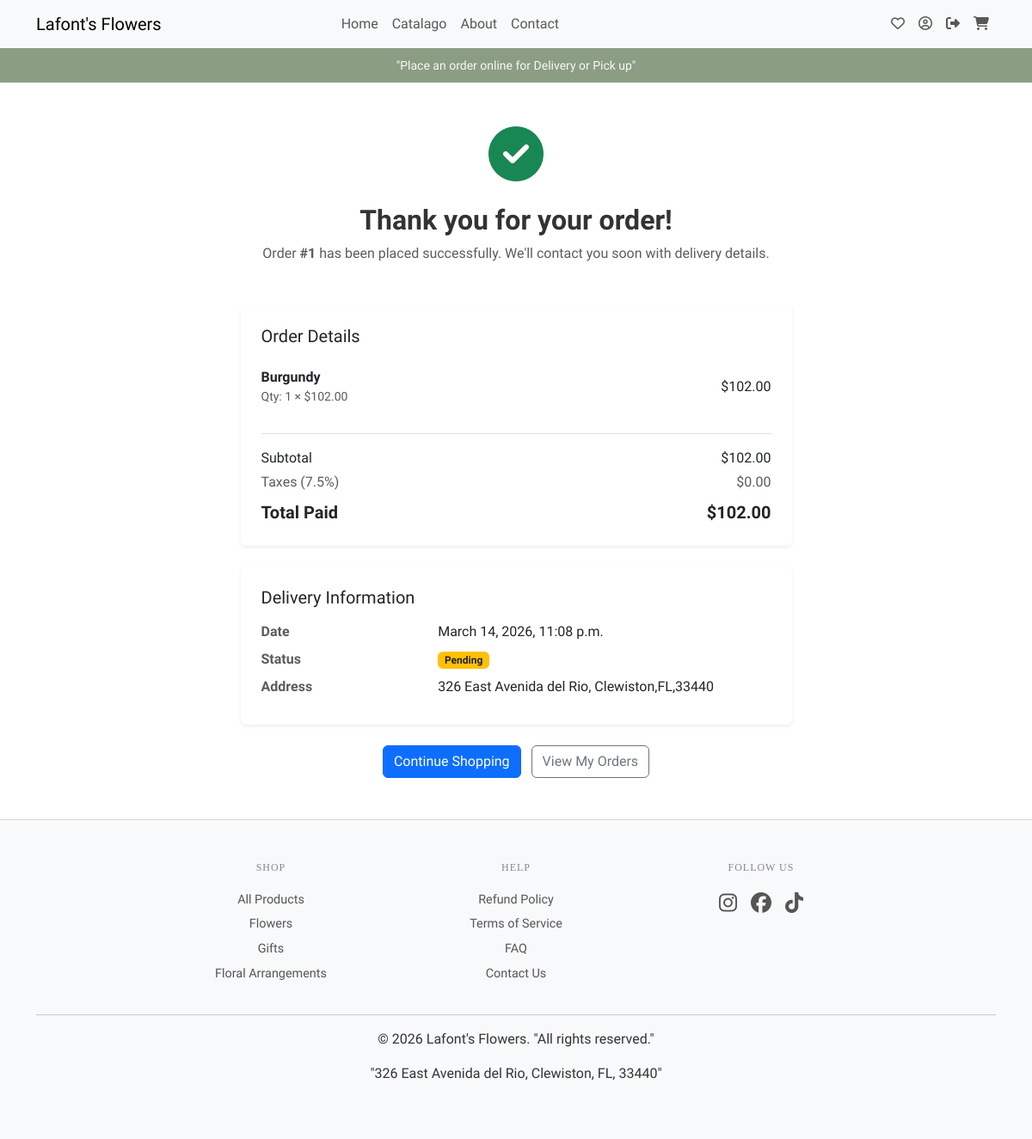
Page /store/confirmation/1/ (signed in) on the committed database.
### store/models.py (models this page shows, shortened)
class Order(models.Model):
    customer = models.ForeignKey(Customer, on_delete=models.CASCADE, related_name='orders')
    purchase_date = models.DateTimeField(auto_now_add=True)
    total = models.DecimalField(max_digits=10, decimal_places=2, default=0.00)
    status = models.CharField(max_length=50, choices=[('pending', 'Pending'), ('shipped', 'Shipped'), ('completed', 'Completed')], default='pending')
    delivery_address = models.CharField(max_length=500, blank=True, default='')
    notes = models.TextField(blank=True, default='')
    stripe_session_id = models.CharField(max_length=200, blank=True, default='', db_index=True)

class OrderDetail(models.Model):
    order = models.ForeignKey(Order, on_delete=models.CASCADE)
    product = models.ForeignKey(Product, on_delete=models.PROTECT)
    quantity = models.PositiveIntegerField()
    price = models.DecimalField(max_digits=10, decimal_places=2)  # Price at the time of purchase.
    def subtotal(self):
        return self.quantity * self.price

class Product(models.Model):
    TYPE_CHOICES = [
        ('Roses', 'Roses'),
        ('Spray Roses', 'Spray Roses'),
        ('6 Roses Bqt', '6 Roses Bouquets'),
        ('1 St Rose Bqt', 'Rose Bouquets'),
        ('Bouquets 12 Stem', 'Bouquets 12 Stem'),
        ('Carnations', 'Carnations'),
        ('Mini Carnations', 'Mini Carnations'),
        ('Dianthus', 'Dianthus'),
        ('Statice', 'Statice'),
        ('Snapdragons', 'Snapdragons'),
        ('Asters', 'Asters'),
        ('Gypsophilia', 'Gypsophilia'),
        ('Lilies Oriental', 'Lilies Oriental'),
        ('Lilies L.A. Hybrid', 'Lilies L.A. Hybrid'),
        ('Hydrangeas', 'Hydrangeas'),
        ('Alstromeria', 'Alstromeria'),
        ('Hypericum', 'Hypericum'),
        ('Pom Poms', 'Pom Poms'),
        ('Mums Fuji or Cremon', 'Mums Fuji or Cremon'),
        ('Supermums', 'Supermums'),
        ('Limonium', 'Limonium'),
        ('Sinensis', 'Sinensis'),
    ]
    name = models.CharField(max_length=100)
    pack_quantity = models.CharField(max_length=50, choices=[('175','175'), ('200','200'), ('250','250'), ('120','120'), ('30','30'), ('32','32'), ('15','15'),('16','16'),('18','18'),('80','80'),('12','12'),('10','10'),('13','13'),('40','40'),('70','70'),('34','34'),('50','50'),('9','9'),('90','90'),('14','14')])
    type = models.CharField(max_length=50, choices=TYPE_CHOICES, default='Roses')
    unit_price = models.DecimalField(max_digits=10, decimal_places=2)
    description = models.TextField()
    color=models.CharField(max_length=100)
    is_available = models.BooleanField(default=True)
    url_image=models.URLField(blank=True)
    code=models.CharField(max_length=100,default='')
    grade=models.CharField(max_length=100, blank=True, default='')
    pack_unit= models.CharField(max_length=4, choices=[('st', 'st'),('bu','bu')], blank=True, default='')

### store/views.py (the view)
# urls.py: path('confirmation/<int:pk>/', confirmation_view, name='confirmation'),
def confirmation_view(request, pk):
    order = get_object_or_404(Order, pk=pk)
    if not request.user.is_staff:
        customer = Customer.objects.filter(user=request.user).first()
        if not customer or order.customer != customer:
            raise Http404
    order_items = order.orderdetail_set.select_related("product").all()
    order_subtotal = sum((item.subtotal() for item in order_items), Decimal("0.00"))
    order_tax = (order.total - order_subtotal).quantize(Decimal("0.01"), rounding=ROUND_HALF_UP)
    if order_tax < 0:
        order_tax = Decimal("0.00")
    return render(request, "store/confirmation.html", {
        "order": order,
        "order_items": order_items,
        "order_subtotal": order_subtotal,
        "order_tax": order_tax,
        "tax_rate_percent": "7.5",
    })

### store/templates/store/confirmation.html (shortened to what this page needs)
{% extends "store/layout.html" %}
{% block body %}
<section class="py-5">
	<div class="container">
		<div class="row justify-content-center">
			<div class="col-12 col-lg-7">
				<div class="text-center mb-5">
					<div class="display-3 text-success mb-3">
						<i class="fa-solid fa-circle-check"></i>
					</div>
					<h2 class="fw-bold">Thank you for your order!</h2>
					<p class="text-muted">Order <strong>#{{ order.id }}</strong> has been placed successfully. We'll contact you soon with delivery details.</p>
				</div>
				<div class="card border-0 shadow-sm mb-4">
					<div class="card-body p-4">
						<h5 class="mb-3">Order Details</h5>
						<ul class="list-group list-group-flush mb-4">
							{% for item in order_items %}
							<li class="list-group-item px-0 d-flex justify-content-between align-items-center">
								<div>
									<span class="fw-semibold">{{ item.product.name }}</span>
									<span class="text-muted small d-block">Qty: {{ item.quantity }} &times; ${{ item.price }}</span>
								</div>
								<span>${{ item.subtotal }}</span>
							</li>
							{% endfor %}
						</ul>
						<div class="border-top pt-3">
							<div class="d-flex justify-content-between mb-1">
								<span>Subtotal</span>
								<span>${{ order_subtotal }}</span>
							</div>
							<div class="d-flex justify-content-between mb-2 text-muted">
								<span>Taxes ({{ tax_rate_percent }}%)</span>
								<span>${{ order_tax }}</span>
							</div>
							<div class="d-flex justify-content-between fw-bold fs-5">
								<span>Total Paid</span>
								<span>${{ order.total }}</span>
							</div>
						</div>
					</div>
				</div>
				<div class="card border-0 shadow-sm mb-4">
					<div class="card-body p-4">
						<h5 class="mb-3">Delivery Information</h5>
						<dl class="row mb-0">
							<dt class="col-sm-4 text-muted">Date</dt>
							<dd class="col-sm-8">{{ order.purchase_date|date:"N j, Y, g:i a" }}</dd>
							<dt class="col-sm-4 text-muted">Status</dt>
							<dd class="col-sm-8">
								<span class="badge bg-warning text-dark text-capitalize">{{ order.get_status_display }}</span>
							</dd>
							{% if order.delivery_address %}
							<dt class="col-sm-4 text-muted">Address</dt>
							<dd class="col-sm-8">{{ order.delivery_address }}</dd>
							{% endif %}
						</dl>
					</div>
				</div>
				<div class="text-center">
					<a href="{% url 'catalog' %}" class="btn btn-primary me-2">Continue Shopping</a>
					<a href="{% url 'profile' %}" class="btn btn-outline-secondary">View My Orders</a>
				</div>
			</div>
		</div>
	</div>
</section>
{% endblock %}

### store/static/store/css/style.css (style rules this page uses)
body { font-family: 'Georgia', serif; color: #333; background-color: #fff; }

### rows in the picture
Order: id "1", total "102.00", purchase_date "March 14, 2026, 11:08 p.m.", status "Pending", delivery_address "326 East Avenida del Rio, Clewiston,FL,33440"
OrderDetail: product.name "Burgundy", quantity "1", price "102.00", subtotal "102.00"

### other values in the picture
{{ order_subtotal }} "102.00"
{{ tax_rate_percent }} "7.5"
{{ order_tax }} "0.00"
